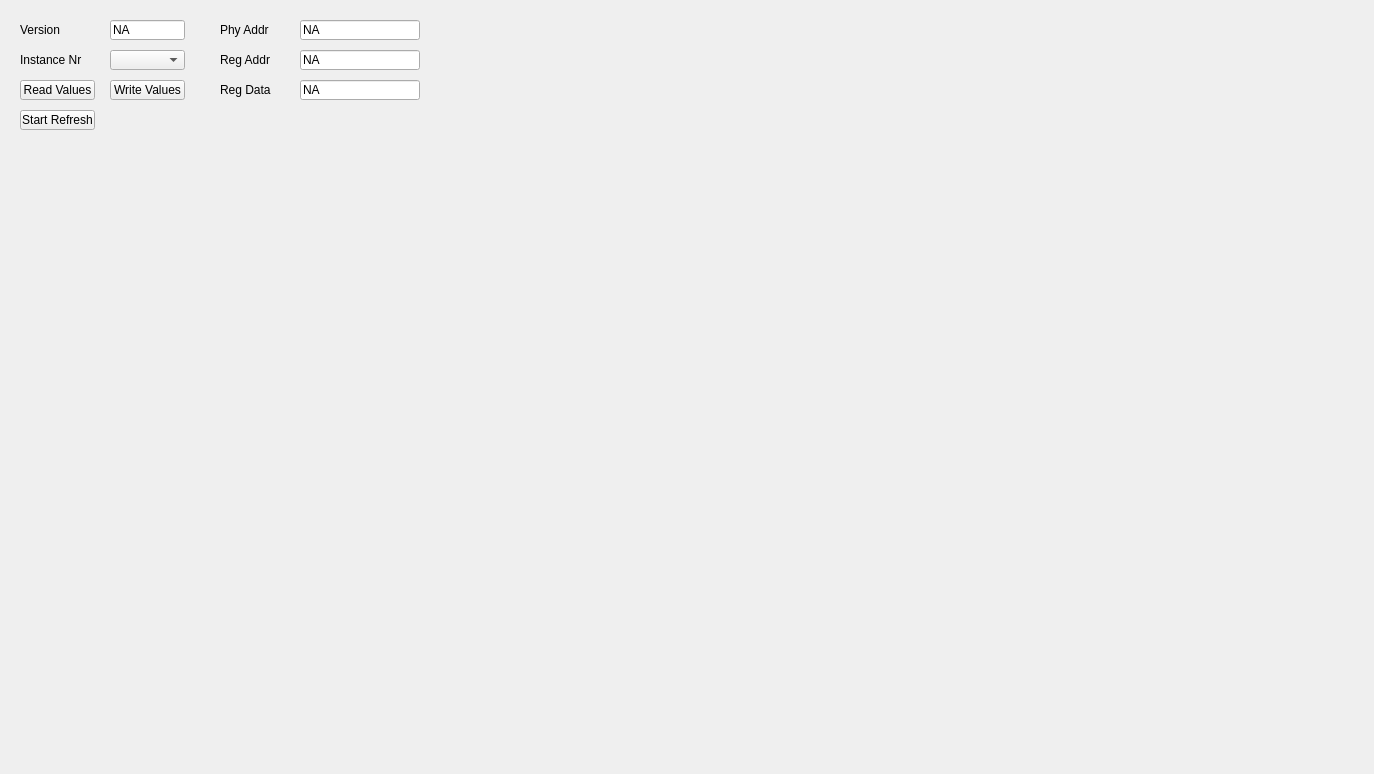
<?xml version="1.0" encoding="UTF-8"?>
<ui version="4.0">
 <class>Ucm_PhyConfTab</class>
 <widget class="QWidget" name="Ucm_PhyConfTab">
  <property name="geometry">
   <rect>
    <x>0</x>
    <y>0</y>
    <width>1374</width>
    <height>774</height>
   </rect>
  </property>
  <property name="windowTitle">
   <string>Form</string>
  </property>
  <widget class="QLineEdit" name="PhyConfRegDataValue">
   <property name="geometry">
    <rect>
     <x>300</x>
     <y>80</y>
     <width>120</width>
     <height>20</height>
    </rect>
   </property>
   <property name="text">
    <string>NA</string>
   </property>
  </widget>
  <widget class="QLineEdit" name="PhyConfPhyAddrValue">
   <property name="geometry">
    <rect>
     <x>300</x>
     <y>20</y>
     <width>120</width>
     <height>20</height>
    </rect>
   </property>
   <property name="text">
    <string>NA</string>
   </property>
  </widget>
  <widget class="QLabel" name="PhyConfRegDataLabel">
   <property name="geometry">
    <rect>
     <x>220</x>
     <y>80</y>
     <width>80</width>
     <height>20</height>
    </rect>
   </property>
   <property name="text">
    <string>Reg Data</string>
   </property>
  </widget>
  <widget class="QPushButton" name="PhyConfAutoRefreshButton">
   <property name="geometry">
    <rect>
     <x>20</x>
     <y>110</y>
     <width>75</width>
     <height>20</height>
    </rect>
   </property>
   <property name="text">
    <string>Start Refresh</string>
   </property>
  </widget>
  <widget class="QLabel" name="PhyConfRegAddrLabel">
   <property name="geometry">
    <rect>
     <x>220</x>
     <y>50</y>
     <width>80</width>
     <height>20</height>
    </rect>
   </property>
   <property name="text">
    <string>Reg Addr</string>
   </property>
  </widget>
  <widget class="QPushButton" name="PhyConfWriteValuesButton">
   <property name="geometry">
    <rect>
     <x>110</x>
     <y>80</y>
     <width>75</width>
     <height>20</height>
    </rect>
   </property>
   <property name="text">
    <string>Write Values</string>
   </property>
  </widget>
  <widget class="QLabel" name="PhyConfPhyAddrLabel">
   <property name="geometry">
    <rect>
     <x>220</x>
     <y>20</y>
     <width>80</width>
     <height>20</height>
    </rect>
   </property>
   <property name="text">
    <string>Phy Addr</string>
   </property>
  </widget>
  <widget class="QLineEdit" name="PhyConfVersionValue">
   <property name="enabled">
    <bool>true</bool>
   </property>
   <property name="geometry">
    <rect>
     <x>110</x>
     <y>20</y>
     <width>75</width>
     <height>20</height>
    </rect>
   </property>
   <property name="text">
    <string>NA</string>
   </property>
   <property name="readOnly">
    <bool>true</bool>
   </property>
  </widget>
  <widget class="QLineEdit" name="PhyConfRegAddrValue">
   <property name="geometry">
    <rect>
     <x>300</x>
     <y>50</y>
     <width>120</width>
     <height>20</height>
    </rect>
   </property>
   <property name="text">
    <string>NA</string>
   </property>
  </widget>
  <widget class="QComboBox" name="PhyConfInstanceComboBox">
   <property name="geometry">
    <rect>
     <x>110</x>
     <y>50</y>
     <width>75</width>
     <height>20</height>
    </rect>
   </property>
  </widget>
  <widget class="QLabel" name="PhyConfInstanceLabel">
   <property name="geometry">
    <rect>
     <x>20</x>
     <y>50</y>
     <width>80</width>
     <height>20</height>
    </rect>
   </property>
   <property name="text">
    <string>Instance Nr</string>
   </property>
  </widget>
  <widget class="QLabel" name="PhyConfVersionLabel">
   <property name="geometry">
    <rect>
     <x>20</x>
     <y>20</y>
     <width>80</width>
     <height>20</height>
    </rect>
   </property>
   <property name="text">
    <string>Version</string>
   </property>
  </widget>
  <widget class="QPushButton" name="PhyConfReadValuesButton">
   <property name="geometry">
    <rect>
     <x>20</x>
     <y>80</y>
     <width>75</width>
     <height>20</height>
    </rect>
   </property>
   <property name="text">
    <string>Read Values</string>
   </property>
  </widget>
 </widget>
 <resources/>
 <connections/>
</ui>
